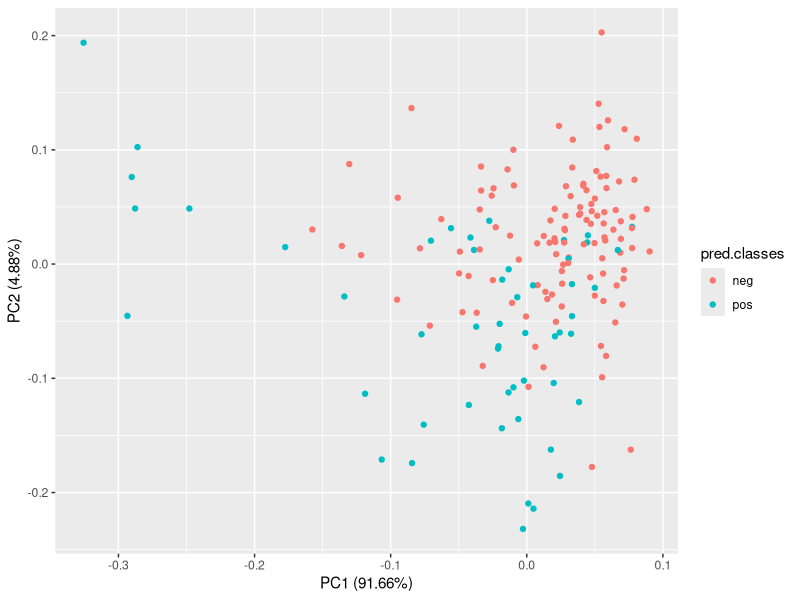
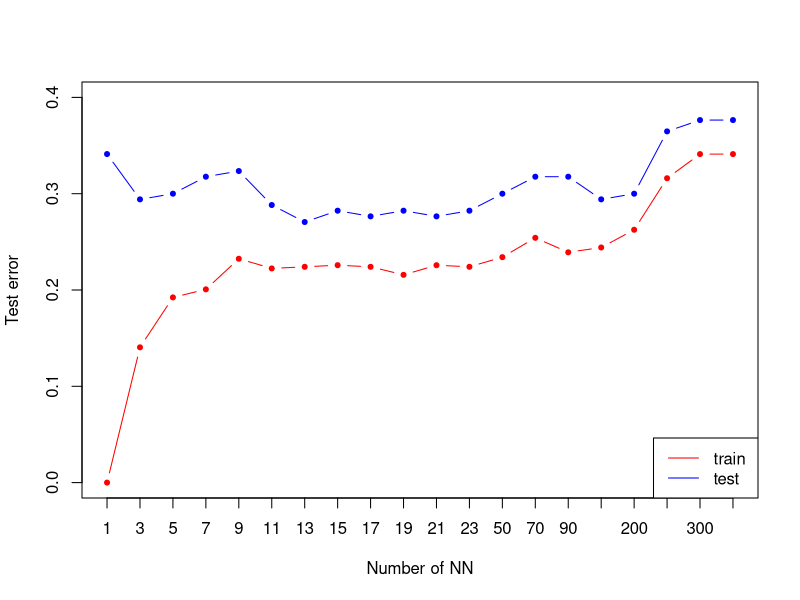
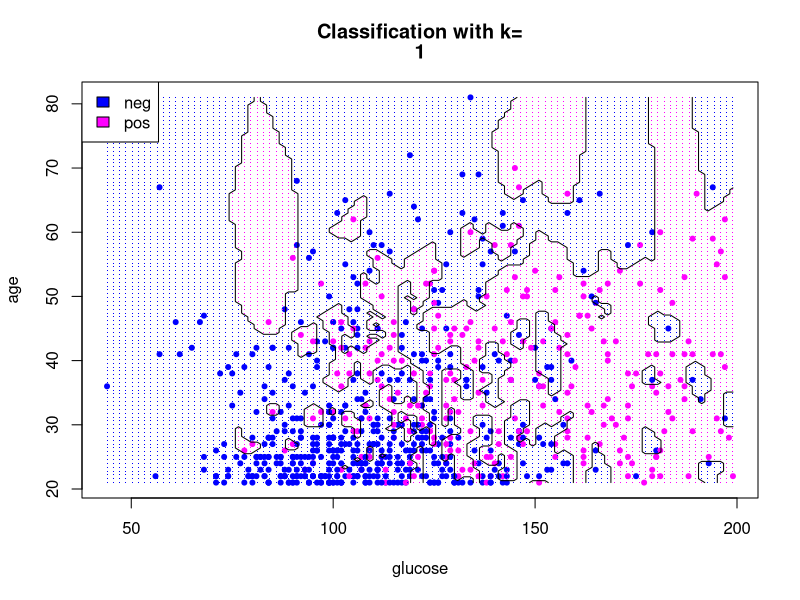
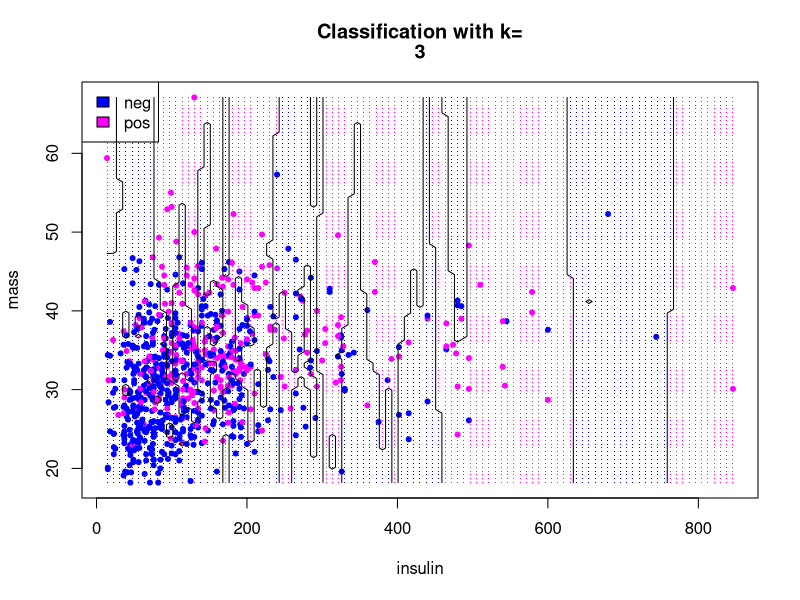
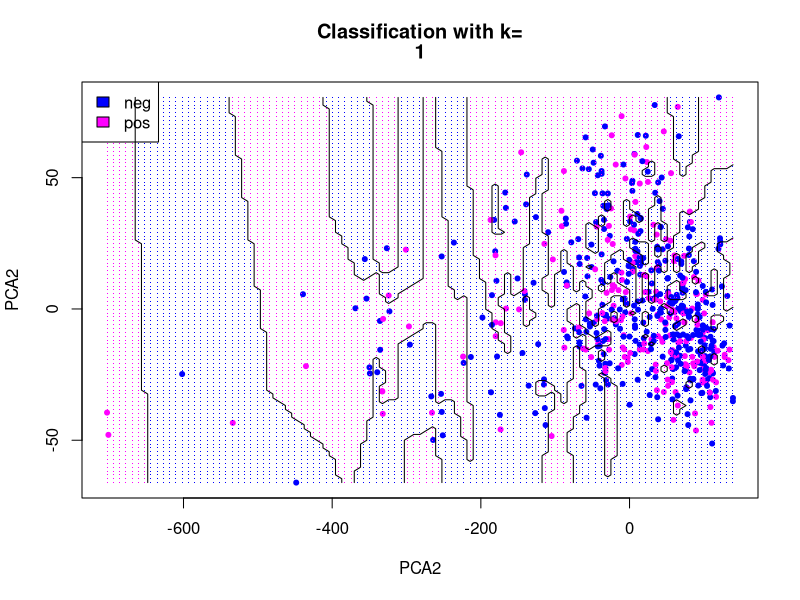
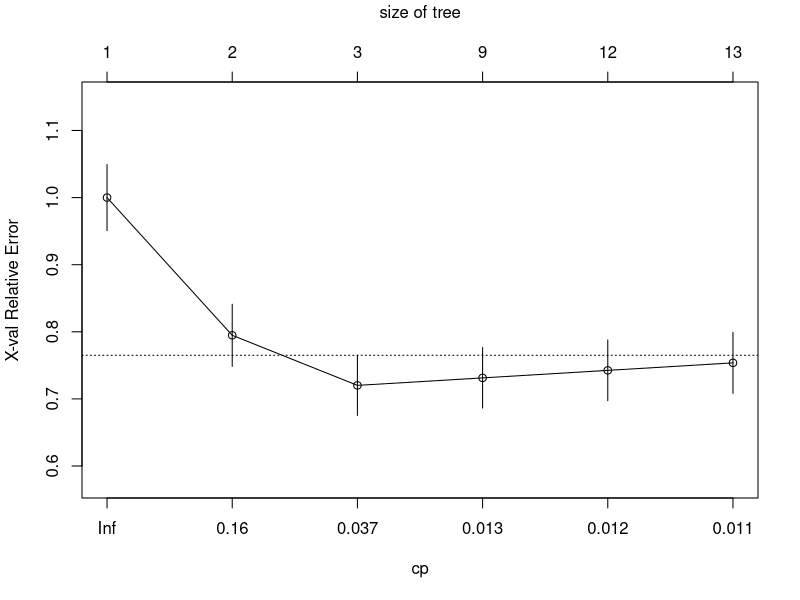
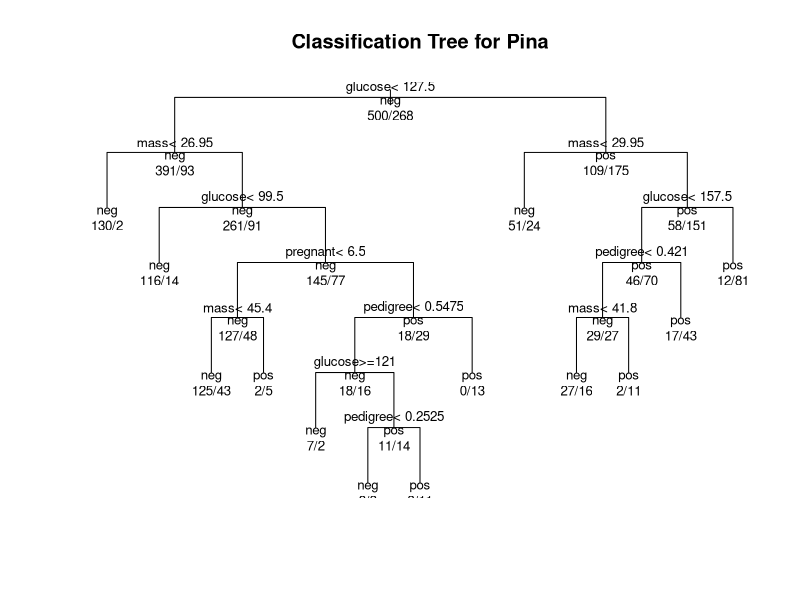
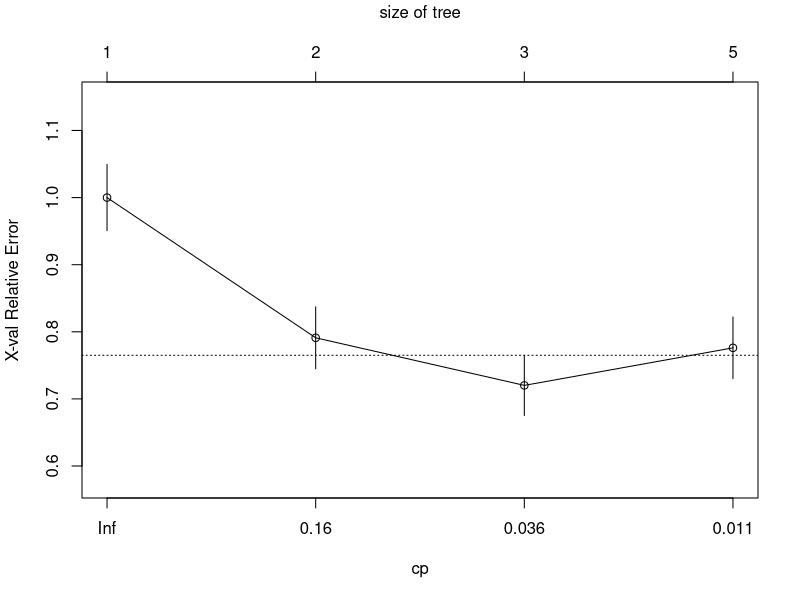

Here is the R script that generated these plots, in order:
## ---- chunk 1
library("mlbench")
library("caTools")
library("class")
library(mice)
library("rpart")

utils::data("PimaIndiansDiabetes2")
data <- PimaIndiansDiabetes2

set.seed(101) 

init = mice(data, maxit=0) 
meth = init$method
predM = init$predictorMatrix
imputed = mice(data, method=meth, predictorMatrix=predM, m=5)
data <- complete(imputed)


sample <- sample.split(data, SplitRatio = 0.8)
train <- subset(data, sample == TRUE)
test  <- subset(data, sample == FALSE)

## ---- chunk 2
trainDf <- train[, -9]
testDf <- test[,-9]

#NA2mean <- function(x) replace(x, is.na(x), mean(x, na.rm = TRUE))
#trainDf <- replace(trainDf, TRUE, lapply(trainDf, NA2mean))
#testDf <- replace(testDf, TRUE, lapply(testDf, NA2mean))

pred.classes <- knn(trainDf, testDf, train$diabetes, k=3)
testDf <- cbind(testDf,pred.classes)

print(pred.classes)
## ---- chunk 3
pca <- prcomp (trainDf[,unlist(lapply(trainDf, FUN=class))=="numeric"], cor = TRUE, scores = TRUE)
str(testDf)
library(ggfortify)
autoplot(prcomp(testDf[,-9]), data = testDf, colour = 'pred.classes')
## ---- chunk 4
ks <- c(1,3,5,7,9,11,13,15,17,19,21,23,50,70, 90, 150, 200,250,300,350)
# nearest neighbours to try
nks <- length(ks)
misclass.train <- numeric(length=nks)
misclass.test <- numeric(length=nks)
for (i in seq(along=ks)) {
  mod.train <- knn(trainDf,trainDf,k=ks[i],cl=train$diabetes)
  mod.test <- knn(trainDf, testDf[,-9],k= ks[i],cl= train$diabetes)
  misclass.train[i] <- 1 - sum(mod.train==train$diabetes)/nrow(trainDf)
  misclass.test[i] <- 1 - sum(mod.test==test$diabetes)/nrow(testDf)
}

misclass.test
# Figure 2.4
plot(misclass.train,xlab="Number of NN",ylab="Test error",type="n",xaxt="n", ylim=c(0.0, 0.4))
axis(1, 1:length(ks), as.character(ks))
lines(misclass.test,type="b",col='blue',pch=20)
lines(misclass.train,type="b",col='red',pch=20)
legend("bottomright",lty=1,col=c("red","blue"),legend = c("train ", "test "))
## ---- chunk 5
col1<-c('blue', 'magenta')
plot.knn <- function(k, indexA, indexB) {
  grid.A <- seq(min(data[,indexA]), max(data[,indexA]), (max(data[,indexA]) - min(data[,indexA])) / 100)
  grid.B <- seq(min(data[,indexB]), max(data[,indexB]), (max(data[,indexB]) - min(data[,indexB])) / 100)
  grid <- expand.grid(grid.A,grid.B)
  colnames(grid) <- colnames(trainDf[, c(indexA, indexB)])
  predicted.classes <- knn(trainDf[, c(indexA, indexB)], grid, train$diabetes, k=k)
  plot(data[, indexA], data[ ,indexB], pch=20, col=col1[as.numeric(data$diabetes)], xlab=colnames(data)[indexA],     ylab=colnames(data)[indexB])
  points(grid[, 1], grid[,2], pch='.', col=col1[as.numeric(predicted.classes)])  # draw grid
  legend("topleft", legend=levels(data$diabetes),fill =col1)
  title(c("Classification with k=", k))
  predicted.matrix <- matrix(as.numeric(predicted.classes), length(grid.A), length(grid.B))
  print(predicted.classes)
  contour(grid.A, grid.B, predicted.matrix, levels=c(1.5), drawlabels=FALSE,add=TRUE)
  }

plot.knn(1,2,8)
plot.knn(3,5,6)
## ---- chunk 6
Boundaris <- function(kn){
  PCA1 <- pca$x[,1]
  PCA2 <- pca$x[,2]
  grid.A <- seq(min(PCA1), max(PCA1), (max(PCA1) - min(PCA1)) / 100)
  grid.B <- seq(min(PCA2), max(PCA2), (max(PCA2) - min(PCA2)) / 100)
  grid <- expand.grid(grid.A,grid.B)
  colnames(grid) <- colnames(c("PCA1","PCA2"))
  predicted.classes <- knn(pca$x[, c(1, 2)], grid, train$diabetes, k=kn)
  plot(PCA1, PCA2, pch=20, col=col1[as.numeric(data$diabetes)], xlab="PCA2",    ylab="PCA2")
  points(grid[, 1], grid[,2], pch='.', col=col1[as.numeric(predicted.classes)])  # draw grid
  legend("topleft", legend=levels(data$diabetes),fill =col1)
  title(c("Classification with k=", kn))
  predicted.matrix <- matrix(as.numeric(predicted.classes), length(grid.A), length(grid.B))
  contour(grid.A, grid.B, predicted.matrix, levels=c(1.5), drawlabels=FALSE,add=TRUE)
  }
  
Boundaris(1)
## ---- chunk 7
glm <- glm(diabetes~.,family=binomial(logit),data=data)
summary(glm)
## ---- chunk 8
glm2 <- glm(diabetes~pregnant + glucose + insulin + mass + pedigree,family=binomial(logit),data=data)
summary(glm2)
## ---- chunk 9
glm3 <- glm(diabetes~pregnant + glucose + mass + pedigree,family=binomial(logit),data=data)
summary(glm3)
## ---- chunk 10

model1 <- rpart(diabetes ~pregnant + glucose + mass + pedigree, data = data, method = "class")
# Plot the trees

printcp(model1) # display the results
plotcp(model1) # visualize cross-validation results
summary(model1) # detailed summary of splits

# plot tree
plot(model1, uniform=TRUE,
   main="Classification Tree for Pina")
text(model1, use.n=TRUE, all=TRUE, cex=.8)

bestcp <- model1$cptable[which.min(model1$cptable[,"xerror"]),"CP"]

model1.pruned <- prune(model1, cp = bestcp)


conf.matrix <- table(data$diabetes, predict(model1.pruned,type="class"))
rownames(conf.matrix) <- paste("Actual", rownames(conf.matrix), sep = ":")
colnames(conf.matrix) <- paste("Pred", colnames(conf.matrix), sep = ":")
print(conf.matrix)


## ---- chunk 11
model1 <- rpart(diabetes ~., data = data, control = rpart.control(maxdepth = 4),method = "class")
# Plot the trees

printcp(model1) # display the results
plotcp(model1) # visualize cross-validation results
summary(model1) # detailed summary of splits

# plot tree
plot(model1, uniform=TRUE,
   main="Classification Tree for Pina")
text(model1, use.n=TRUE, all=TRUE, cex=.8)


## ---- chunk 12

pca <- princomp (trainDf, cor = TRUE, scores = TRUE)
str(testDf)

library(ggfortify)
autoplot(prcomp(testDf[,-9]), data = testDf, colour = 'pred.classes')
